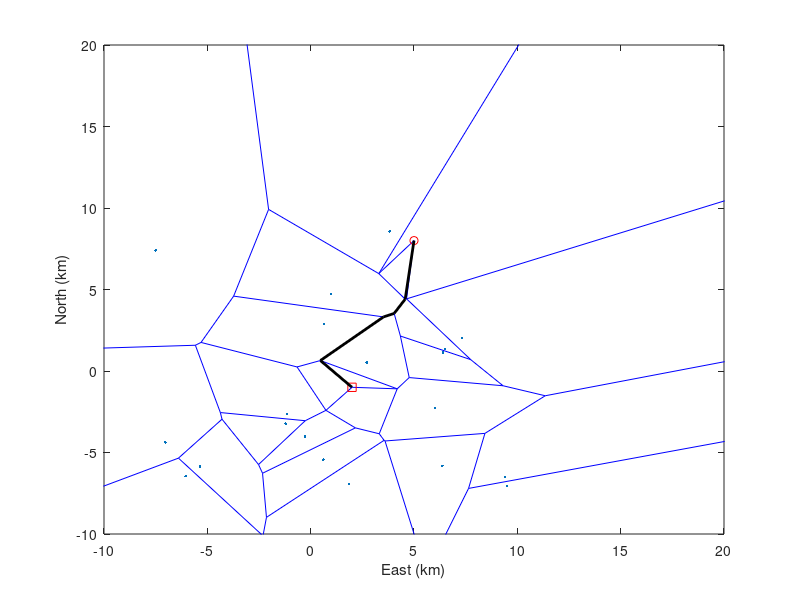

The MATLAB source for this figure:
function VG = path_voronoi_optimal_make;

% generate point set P
% VG.P =10*[ 0.0958, 0.8364;...
%     0.6370, 0.1453;...
%     0.4429, 0.1715;...
%     0.0664, 0.0680;...
%     0.3743, 0.8240;...
%     0.2491, 0.1340;...
%     0.9249, 0.8848;...
%     0.6295, 0.5147;...
%     0.8783, 0.9636;...
%     0.6417, 0.1205;...
%     0.7984, 0.0483;...
%     0.4350, 0.3802;...
%     0.9811, 0.4128;...
%     0.0960, 0.4014;...
%     0.5275, 0.4210;...
%     0.5456, 0.3770;...
%     0.2843, 0.9073;...
%     0.3708, 0.6702;...
%     0.0647, 0.9618;...
%     0.5448, 0.1630;...
%     ];
VG.P=5*randn(20,2);

% start and end nodes
VG.start = [5, 8];
VG.end   = [2, -1];

% create Voronoi graph
VG = createVoronoiGraph(VG);

% connect start and end nodes to graph 
VG = addClosestEdges(VG);

% assign costs to edges
VG = assignCosts(VG);

% find the minimum cost path
VG = findMinimumCostPath(VG);

% plot voronoi diagram
plotVoronoiGraph(VG);

%print -depsc path-voronoi-optimal.eps

%%%%%%%%%%%%%%%%%%%%%%%%%%%%%%%%%%%%%%%%%%%%%%
function VG = findMinimumCostPath(VG)
  for i = 1:VG.num_nodes,
     % initialize the farthest node to be itself;
     farthestPreviousHop(i) = i;     % used to compute the RTS/CTS range;
     farthestNextHop(i) = i;
  end;
  [path, totalCost, farthestPreviousHop, farthestNextHop] = dijkstra(VG.num_nodes, VG.cost_matrix, 1, 2, farthestPreviousHop, farthestNextHop);
  VG.min_path = path;
  VG.min_cost = totalCost;

%%%%%%%%%%%%%%%%%%%%%%%%%%%%%%%%%%%%%%%%%%%%%%
function VG = assignCosts(VG)

  % initialize cost matrix
  num_nodes = size(VG.nodes,1);
  VG.cost_matrix = inf*ones(num_nodes,num_nodes);
  
  % cycle through each node
  for i=1:VG.num_nodes,
      for j=(i+1):VG.num_nodes,
          if VG.adjacency_matrix(i,j)>0,
              n1 = VG.nodes(i,:)';
              n2 = VG.nodes(j,:)';
              % for each point p, find minimum distance from edge to p
              for k=1:size(VG.P,1),
                  p = VG.P(k,:)';
                  dist = norm(p-n1)^2 - (n1-p)'*(n1-n2)/norm(n1-n2)^2;
              end
              % add reciprical of minimum length
              gam = 0.1;
              VG.cost_matrix(i,j) = gam*norm(n1-n2) + (1-gam)*(1/min(dist));
              VG.cost_matrix(j,i) = VG.cost_matrix(i,j);
          end
      end
  end
 

%%%%%%%%%%%%%%%%%%%%%%%%%%%%%%%%%%%%%%%%%%%%%%
function VG = addClosestEdges(VG)
  
  [closest_nodes_start,idx_start] = findClosestNodes(VG.start, VG.nodes);
  [closest_nodes_end,idx_end] = findClosestNodes(VG.end, VG.nodes);

  % construct new edges
  new_edges_x = [[closest_nodes_start(:,1),[1;1;1]*VG.start(1)]',...
                 [closest_nodes_end(:,1),[1;1;1]*VG.end(1)]'];
  new_edges_y = [[closest_nodes_start(:,2),[1;1;1]*VG.start(2)]',...
                 [closest_nodes_end(:,2),[1;1;1]*VG.end(2)]'];

  VG.edges_x = [VG.edges_x, new_edges_x];
  VG.edges_y = [VG.edges_y, new_edges_y];
  
  % adjust the adjacency matrix
  for j=1:3,
      VG.adjacency_matrix(1,idx_start(j)) = 1;
      VG.adjacency_matrix(idx_start(j),1) = 1;
      VG.adjacency_matrix(2,idx_end(j)) = 1;
      VG.adjacency_matrix(idx_end(j),2) = 1;
  end

%%%%%%%%%%%%%%%%%%%%%%%%%%%%%%%%%%%%%%%%%%%%%%
function VG = createVoronoiGraph(VG)
  P = [VG.start; VG.end; VG.P];
  [VG.edges_x, VG.edges_y] = voronoi(P(:,1), P(:,2));
  VG = generateNodes(VG);
  VG.num_nodes = size(VG.nodes,1);
  VG.num_edges = size(VG.edges_x,2);
  VG.adjacency_matrix = generateAdjacencyMatrix(VG);

%%%%%%%%%%%%%%%%%%%%%%%%%%%%%%%%%%%%%%%%%%%%%%%%%
function adjacency_matrix = generateAdjacencyMatrix(VG)
  adjacency_matrix = zeros(VG.num_nodes, VG.num_nodes);
  for i=1:VG.num_edges,
      n1 = [VG.edges_x(1,i); VG.edges_y(1,i)];
      n2 = [VG.edges_x(2,i); VG.edges_y(2,i)];
      flag_found_n1 = 0;
      flag_found_n2 = 0;
      j = 1;
      while ((flag_found_n1==0) | (flag_found_n2==0))&(j<=VG.num_nodes),
          if norm(n1-VG.nodes(j,:)')<.01,
              idx_n1 = j;
              flag_found_n1 = 1;
          elseif norm(n2-VG.nodes(j,:)')<.01,
              idx_n2 = j;
              flag_found_n2 = 1;
          end
          j=j+1;
      end
      adjacency_matrix(idx_n1,idx_n2) = 1;
      adjacency_matrix(idx_n2,idx_n1) = 1;
  end

  
%%%%%%%%%%%%%%%%%%%%%%%%%%%%%%%%%%%%%%%%%%%%%%
function VG=generateNodes(VG)

  % create temporary list of nodes
  nodes_ = [VG.edges_x(1,:)', VG.edges_y(1,:)'; VG.edges_x(2,:)', VG.edges_y(2,:)'];

  % remove redundant nodes
  nodes = nodes_(1,:);
  num_nodes = 1;
  for i=2:size(nodes_,1),
      flag = 0;
      for j=1:num_nodes,
          if norm(nodes_(i,:)-nodes(j,:))<0.001,
              flag = 1;
          end
      end
      if flag==0,
        nodes = [nodes; nodes_(i,:)];
        num_nodes = num_nodes+1;
      end
  end
  
  % add start and end nodes
  VG.nodes = [VG.start; VG.end; nodes];

%%%%%%%%%%%%%%%%%%%%%%%%%%%%%%%%%%%%%%%%%%%%%%%%%%%%%%%%%%%
% return the three closest nodes
function [closest_nodes,idx_closest] = findClosestNodes(v_start, nodes)

  % compute distance to nodes
  tmp = ones(size(nodes,1),1)*v_start-nodes;
  dist = sqrt(diag(tmp*tmp'));
  % sort the nodes by distance
  [tmp2, idx] = sort(dist);
  % return the three closest nodes (assumes v_start is one of the nodes and
  % so it deletes the closest node which is itself)
  closest_nodes = [nodes(idx(2),:); nodes(idx(3),:); nodes(idx(4),:)];
  idx_closest = idx(2:4);
  
  
%%%%%%%%%%%%%%%%%%%%%%%%%%%%%%%%%%%%%%%%%%%%%%%%%%%%%%%%%%%%%%%
% plot voronoi diagram
function plotVoronoiGraph(VG);
  figure(1), clf
  % plot edges
  plot(VG.edges_x,VG.edges_y,'-b')
  hold on
  % plot all but start and end 
  plot(VG.P(:,1),VG.P(:,2),'.')
  % plot start node
  plot(VG.start(1), VG.start(2),'or')
  % plot end node
  plot(VG.end(1), VG.end(2),'sr')
  % set axis properties and labels
  axis(10*[-1,2,-1,2])
  xlabel('East (km)')
  ylabel('North (km)')
  % plot minimum path
  path_x = [];
  path_y = [];
  for i=1:length(VG.min_path)-1,
      path_x = [path_x, [VG.nodes(VG.min_path(i),1); VG.nodes(VG.min_path(i+1),1)]];
      path_y = [path_y, [VG.nodes(VG.min_path(i),2); VG.nodes(VG.min_path(i+1),2)]];
  end
  plot(path_x,path_y,'-k','linewidth',2)
  
%%%%%%%%%%%%%%%%%%%%%%%%%%%%%%%%%%%%%%%%%%%%%%%%%%%%%%%%%%%%%%
% Dijkstra's algorithm.  Obtained from MatlabCentral  
function [path, totalCost, farthestPreviousHop, farthestNextHop] = dijkstra(n, netCostMatrix, s, d, farthestPreviousHop, farthestNextHop)
% path: the list of nodes in the path from source to destination;
% totalCost: the total cost of the path;
% farthestNode: the farthest node to reach for each node after performing
% the routing;
% n: the number of nodes in the network;
% s: source node index;
% d: destination node index;


% clear;
% noOfNodes  = 50;
% rand('state', 0);
% figure(1);
% clf;
% hold on;
% L = 1000;
% R = 200; % maximum range;
% netXloc = rand(1,noOfNodes)*L;
% netYloc = rand(1,noOfNodes)*L;
% for i = 1:noOfNodes
%     plot(netXloc(i), netYloc(i), '.');
%     text(netXloc(i), netYloc(i), num2str(i));
%     for j = 1:noOfNodes
%         distance = sqrt((netXloc(i) - netXloc(j))^2 + (netYloc(i) - netYloc(j))^2);
%         if distance <= R
%             matrix(i, j) = 1;   % there is a link;
%             line([netXloc(i) netXloc(j)], [netYloc(i) netYloc(j)], 'LineStyle', ':');
%         else
%             matrix(i, j) = inf;
%         end;
%     end;
% end;
% 
% 
% activeNodes = [];
% for i = 1:noOfNodes,
%     % initialize the farthest node to be itself;
%     farthestPreviousHop(i) = i;     % used to compute the RTS/CTS range;
%     farthestNextHop(i) = i;
% end;
% 
% [path, totalCost, farthestPreviousHop, farthestNextHop] = dijkstra(noOfNodes, matrix, 1, 15, farthestPreviousHop, farthestNextHop);
% path
% totalCost
% if length(path) ~= 0
%     for i = 1:(length(path)-1)
%         line([netXloc(path(i)) netXloc(path(i+1))], [netYloc(path(i)) netYloc(path(i+1))], 'Color','r','LineWidth', 0.50, 'LineStyle', '-.');
%     end;
% end;
% hold off;
% return;
    

    

%%%%%%%%%%%%%%%%%%%%%%%%%%%%%%%%%%%%%%%%%%%%%%%%%%%%%%%%%%
% all the nodes are un-visited;
visited(1:n) = 0;

distance(1:n) = inf;    % it stores the shortest distance between each node and the source node;
parent(1:n) = 0;

distance(s) = 0;
for i = 1:(n-1),
    temp = [];
    for h = 1:n,
         if visited(h) == 0   % in the tree;
             temp=[temp distance(h)];
         else
             temp=[temp inf];
         end
     end;
     [t, u] = min(temp);    % it starts from node with the shortest distance to the source;
     visited(u) = 1;       % mark it as visited;
     for v = 1:n,           % for each neighbors of node u;
         if ( ( netCostMatrix(u, v) + distance(u)) < distance(v) )
             distance(v) = distance(u) + netCostMatrix(u, v);   % update the shortest distance when a shorter path is found;
             parent(v) = u;                                     % update its parent;
         end;             
     end;
end;

path = [];
if parent(d) ~= 0   % if there is a path!
    t = d;
    path = [d];
    while t ~= s
        p = parent(t);
        path = [p path];
        
        if netCostMatrix(t, farthestPreviousHop(t)) < netCostMatrix(t, p)
            farthestPreviousHop(t) = p;
        end;
        if netCostMatrix(p, farthestNextHop(p)) < netCostMatrix(p, t)
            farthestNextHop(p) = t;
        end;

        t = p;      
    end;
end;

totalCost = distance(d);

return;
